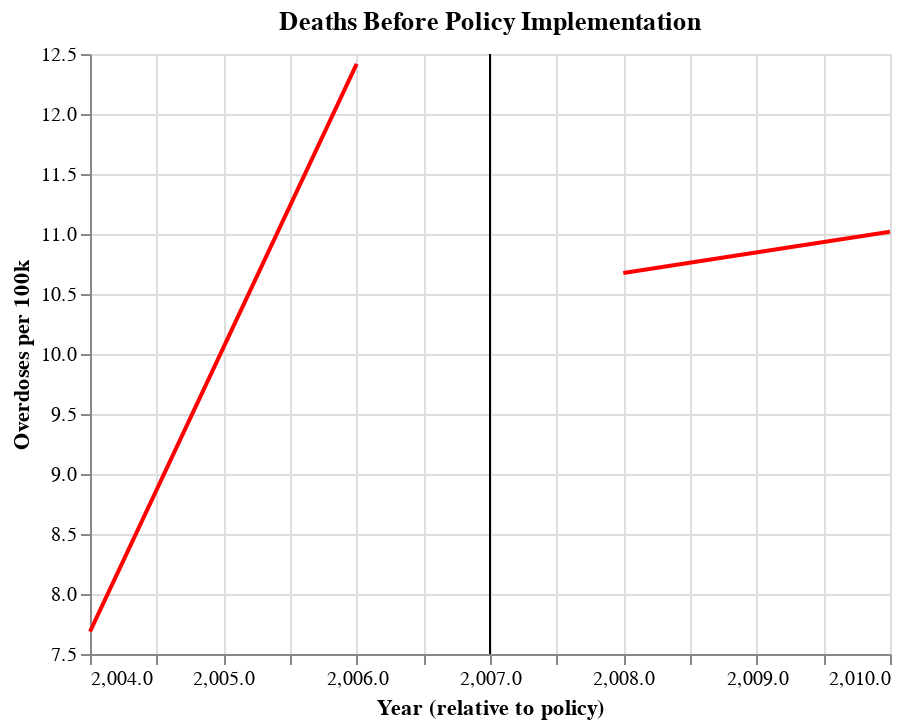

The notebook cell this image was saved under:
### Code cell
# test the function
# may remove title parameters later - not really necessary as we aren't plotting this part in our final analysis
# however, if we can't add a title to our fit/regression line charts, we may need to add them here
base_before, base_after = get_charts(b4 = tx_b4_preds, after = tx_after_preds, title_b4 = "Deaths Before Policy Implementation", title_after="Deaths After Policy Implementation", color="red")
base_before + base_after + line

### Figure 1 — Vega-Lite specification as saved in the notebook (floating-point values rounded to 4 significant figures)
{"config": {"view": {"continuousWidth": 400, "continuousHeight": 300}}, "layer": [{"data": {"name": "data-fe7c419fd14b5753974ad19cd871ade5"}, "mark": "line", "encoding": {"color": {"value": "red"}, "x": {"field": "Year", "scale": {"zero": false}, "type": "quantitative"}, "y": {"field": "overdose_per_100k", "scale": {"zero": false}, "type": "quantitative"}}, "title": "Deaths Before Policy Implementation", "transform": [{"on": "Year", "regression": "overdose_per_100k"}]}, {"data": {"name": "data-be71de59e69e13ff77033e49d37c52a7"}, "mark": "line", "encoding": {"color": {"value": "red"}, "x": {"field": "Year", "scale": {"zero": false}, "title": "Year (relative to policy)", "type": "quantitative"}, "y": {"field": "overdose_per_100k", "scale": {"zero": false}, "title": "Overdoses per 100k", "type": "quantitative"}}, "title": "Deaths After Policy Implementation", "transform": [{"on": "Year", "regression": "overdose_per_100k"}]}, {"data": {"name": "data-666077794fe9b0ba4baa1b4b43e5789c"}, "mark": "rule", "encoding": {"color": {"field": "color", "scale": null, "type": "nominal"}, "x": {"field": "Date", "type": "quantitative"}}}], "$schema": "https://vega.github.io/schema/vega-lite/v4.17.0.json", "datasets": {"data-fe7c419fd14b5753974ad19cd871ade5": [{"overdose_per_100k": 7.687, "ci_low": -4.135, "ci_high": 19.51, "Year": 2004.0}, {"overdose_per_100k": 10.05, "ci_low": 2.575, "ci_high": 17.53, "Year": 2005.0}, {"overdose_per_100k": 12.42, "ci_low": 0.5959, "ci_high": 24.24, "Year": 2006.0}], "data-be71de59e69e13ff77033e49d37c52a7": [{"overdose_per_100k": 10.68, "ci_low": 0.4395, "ci_high": 20.91, "Year": 2008.0}, {"overdose_per_100k": 10.85, "ci_low": 4.373, "ci_high": 17.32, "Year": 2009.0}, {"overdose_per_100k": 11.02, "ci_low": 0.782, "ci_high": 21.25, "Year": 2010.0}], "data-666077794fe9b0ba4baa1b4b43e5789c": [{"Date": 2007, "color": "black"}]}}
